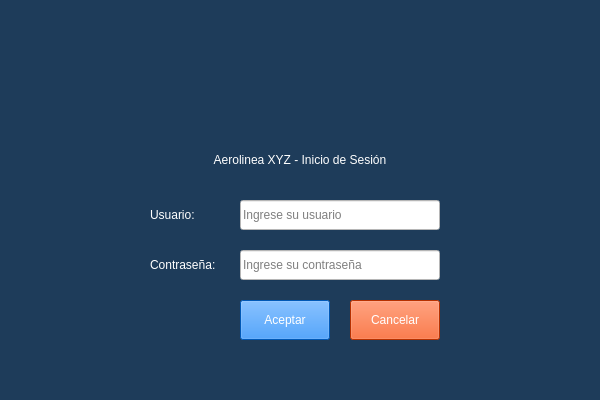
<?xml version="1.0" encoding="UTF-8"?>
<ui version="4.0">
 <class>LoginWindow</class>
 <widget class="QMainWindow" name="LoginWindow">
  <property name="geometry">
   <rect>
    <x>0</x>
    <y>0</y>
    <width>600</width>
    <height>400</height>
   </rect>
  </property>
  <property name="windowTitle">
   <string> Aerolinea XYZ - Inicio de Sesión </string>
  </property>
  <property name="styleSheet">
   <string notr="true">background-color: rgb(30, 60, 90); color: rgb(255, 255, 255);</string>
  </property>
  <widget class="QWidget" name="centralwidget">
   <widget class="QLabel" name="logo">
    <property name="geometry">
     <rect>
      <x>250</x>
      <y>30</y>
      <width>100</width>
      <height>100</height>
     </rect>
    </property>
    <property name="pixmap">
     <pixmap>imagenes/logo.png</pixmap> <!-- Inserta el logo de la empresa aquí -->
    </property>
    <property name="alignment">
     <set>Qt::AlignCenter</set>
    </property>
   </widget>
   <widget class="QLabel" name="titulo">
    <property name="geometry">
     <rect>
      <x>150</x>
      <y>140</y>
      <width>300</width>
      <height>40</height>
     </rect>
    </property>
    <property name="text">
     <string>Aerolinea XYZ - Inicio de Sesión</string>
    </property>
    <property name="alignment">
     <set>Qt::AlignCenter</set>
    </property>
    <property name="styleSheet">
     <string notr="true">font: 20pt "Segoe UI"; color: rgb(255, 255, 255);</string>
    </property>
   </widget>
   <widget class="QLabel" name="label_usuario">
    <property name="geometry">
     <rect>
      <x>150</x>
      <y>200</y>
      <width>80</width>
      <height>30</height>
     </rect>
    </property>
    <property name="text">
     <string>Usuario:</string>
    </property>
    <property name="styleSheet">
     <string notr="true">font: 12pt "Segoe UI";</string>
    </property>
   </widget>
   <widget class="QLineEdit" name="input_usuario">
    <property name="geometry">
     <rect>
      <x>240</x>
      <y>200</y>
      <width>200</width>
      <height>30</height>
     </rect>
    </property>
    <property name="placeholderText">
     <string>Ingrese su usuario</string>
    </property>
    <property name="styleSheet">
     <string notr="true">background-color: rgb(255, 255, 255); color: rgb(0, 0, 0);</string>
    </property>
   </widget>
   <widget class="QLabel" name="label_contrasena">
    <property name="geometry">
     <rect>
      <x>150</x>
      <y>250</y>
      <width>80</width>
      <height>30</height>
     </rect>
    </property>
    <property name="text">
     <string>Contraseña:</string>
    </property>
    <property name="styleSheet">
     <string notr="true">font: 12pt "Segoe UI";</string>
    </property>
   </widget>
   <widget class="QLineEdit" name="input_contrasena">
    <property name="geometry">
     <rect>
      <x>240</x>
      <y>250</y>
      <width>200</width>
      <height>30</height>
     </rect>
    </property>
    <property name="echoMode">
     <enum>QLineEdit::Password</enum>
    </property>
    <property name="placeholderText">
     <string>Ingrese su contraseña</string>
    </property>
    <property name="styleSheet">
     <string notr="true">background-color: rgb(255, 255, 255); color: rgb(0, 0, 0);</string>
    </property>
   </widget>
   <widget class="QPushButton" name="boton_aceptar">
    <property name="geometry">
     <rect>
      <x>240</x>
      <y>300</y>
      <width>90</width>
      <height>40</height>
     </rect>
    </property>
    <property name="text">
     <string>Aceptar</string>
    </property>
    <property name="styleSheet">
     <string notr="true">background-color: rgb(0, 123, 255); font: bold 12pt "Segoe UI"; color: rgb(255, 255, 255);</string>
    </property>
   </widget>
   <widget class="QPushButton" name="boton_cancelar">
    <property name="geometry">
     <rect>
      <x>350</x>
      <y>300</y>
      <width>90</width>
      <height>40</height>
     </rect>
    </property>
    <property name="text">
     <string>Cancelar</string>
    </property>
    <property name="styleSheet">
     <string notr="true">background-color: rgb(255, 69, 0); font: bold 12pt "Segoe UI"; color: rgb(255, 255, 255);</string>
    </property>
   </widget>
   <widget class="QLabel" name="label_error">
    <property name="geometry">
     <rect>
      <x>150</x>
      <y>360</y>
      <width>300</width>
      <height>20</height>
     </rect>
    </property>
    <property name="text">
     <string></string>
    </property>
    <property name="alignment">
     <set>Qt::AlignCenter</set>
    </property>
    <property name="styleSheet">
     <string notr="true">color: rgb(255, 0, 0); font: italic 10pt "Segoe UI";</string>
    </property>
   </widget>
  </widget>
  <widget class="QMenuBar" name="menubar">
   <property name="geometry">
    <rect>
     <x>0</x>
     <y>0</y>
     <width>600</width>
     <height>30</height>
    </rect>
   </property>
  </widget>
  <widget class="QStatusBar" name="statusbar"/>
 </widget>
 <resources/>
 <connections/>
</ui>
